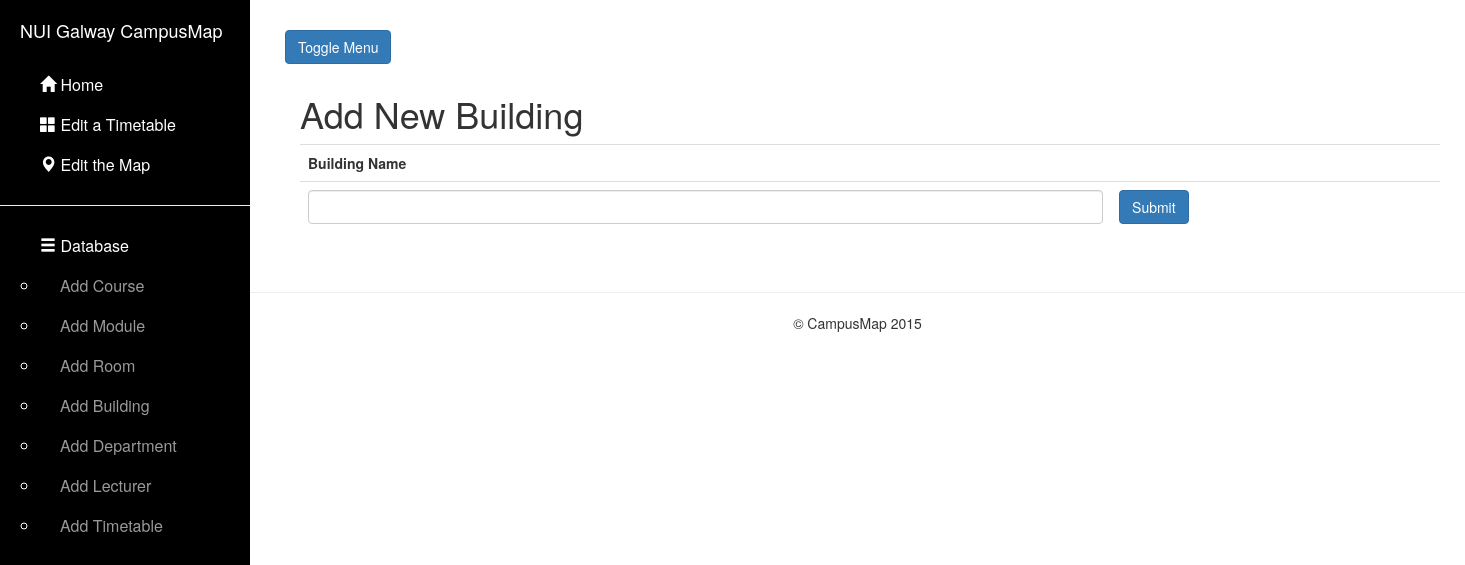
The page /building/ on the database as committed earlier.
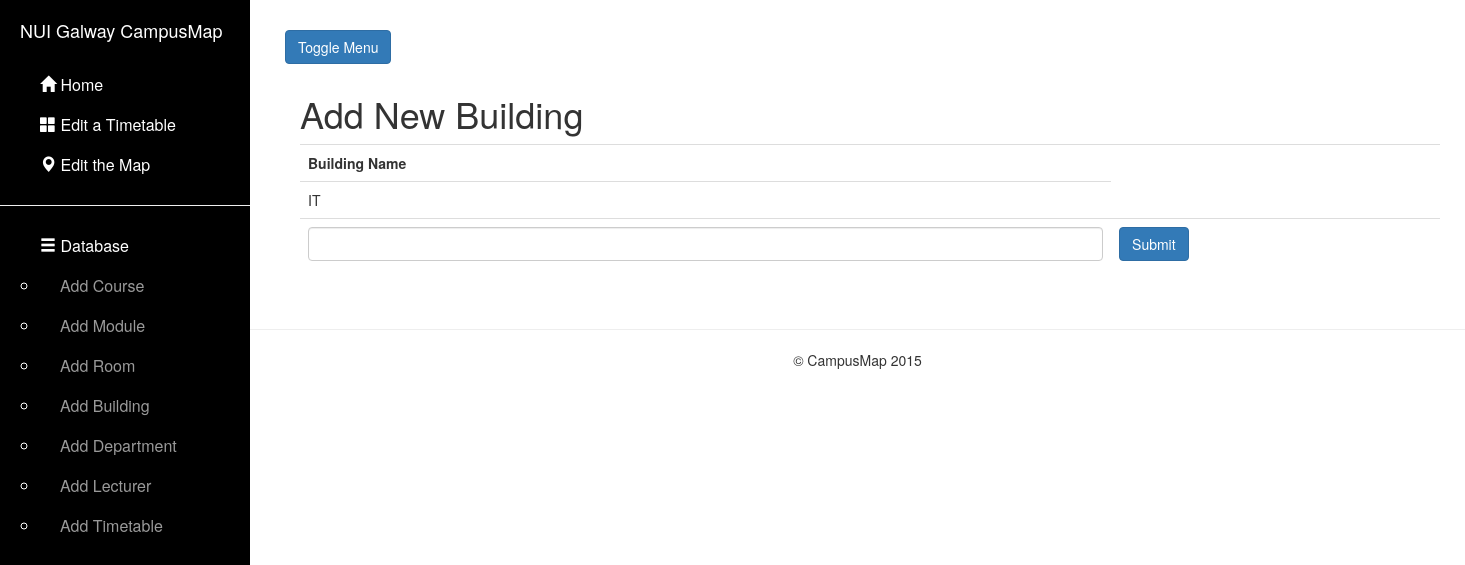
The same page on the database as committed later.
### map/models.py (models this page shows, shortened)
class Building(models.Model):
    buildingName = models.CharField(max_length = 75, primary_key=True)

### map/views.py (the view)
# urls.py: url(r'^building/', 'building'),
def building(request):
    query_results = Building.objects.all().order_by('buildingName')
    if request.method == 'POST': # If the form has been submitted...
        form = BuildingForm(request.POST) # A form bound to the POST data
        if form.is_valid(): # All validation rules pass
            save_it = form.save()
            save_it.save()
            return HttpResponseRedirect('/building/') # Redirect after POST
    else:
        form = BuildingForm() # An unbound form
    return render_to_response('dbstuff/addbuilding.html', locals(),context_instance=RequestContext(request))

### map/forms.py
class BuildingForm(forms.ModelForm):
    buildingName = forms.CharField(max_length = 75,label = mark_safe('<strong>Building Name</strong>'))
    class Meta:
        model = Building
        fields = "__all__"

### CampusMap/templates/dbstuff/addbuilding.html (shortened to what this page needs)
{% extends "base.html" %}
{% block content %}
<!DOCTYPE html>
<html>
<head lang="en">
</head>
<body>
<div class="container">
            <h1>Add New Building</h1>
            <table class="table">
                <tr>
                    <th>Building Name</th>
                    <th></th>
                </tr>
                {% for item in query_results %}
                 <tr>
                    <td>{{  item.buildingName }}</td>
                 </tr>
                {% endfor %}
                <tr>
                <form class="form-contact" action="" method="POST">
                    {% for field in form %}
                    <td>
                    <input type="text" class="form-control" name="{{ field.name }}" id="id_{{ field.name }}">
                    </td>
                    {% endfor %}
                    <td><input type="submit" value="Submit"  class="btn btn-primary">
                    </td>
                    </form>
            </table>
</div>
</body>
</html>
{%  endblock %}

Rows that differ between the two databases and show on the page:
added Building: buildingName "IT"
